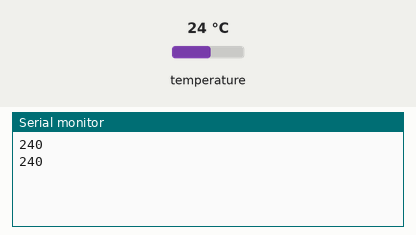
Simulated run of this sketch. Board: Arduino Uno, built with avr-gcc and run on an emulated ATmega328P. Shown: the last lines printed to the serial monitor. Inputs (shaded band) come from the test bench; at power-on: temperature 24 °C. No radio packets arrive unless stated.

Above: at 3.3 s.
3.4 s: temperature set to 12 °C
At 5.4 s:
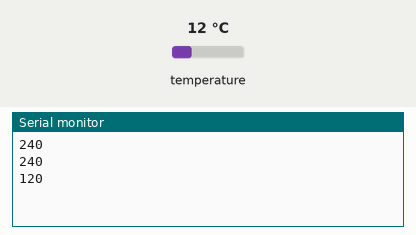
5.9 s: temperature set to 19 °C
At 6.7 s:
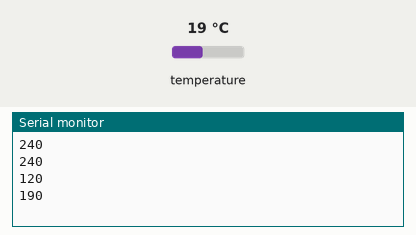
Timing chart, 0 to 8.9 s (numbered marks = the images above; inputs shaded):
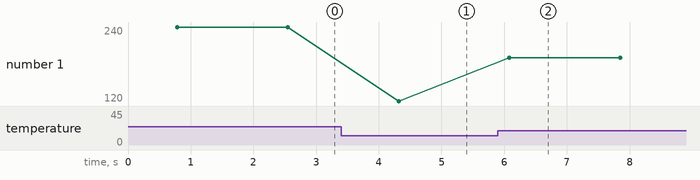

Measured:
- after the input at 3.4 s, the serial monitor: prints a new line after 0.92 s (image 1)
- after the input at 5.9 s, the serial monitor: prints a new line after 0.18 s (image 2)
- plotted number 1: 240 → 120 after the input at 3.4 s, 120 → 190 after the input at 5.9 s

The sketch:

sketch_dec01a.ino
```cpp
#include <SPI.h>
#include <RF24.h>
#include <OneWire.h>
#include <DallasTemperature.h>

#define pinCE   7             // On associe la broche "CE" du NRF24L01 à la sortie digitale D7 de l'arduino
#define pinCSN  8             // On associe la broche "CSN" du NRF24L01 à la sortie digitale D8 de l'arduino
#define tunnel  "PIPE3"       // On définit un "nom de tunnel" (5 caractères), pour pouvoir communiquer d'un NRF24 à l'autre

// Data wire is plugged into pin 2 on the Arduino
#define ONE_WIRE_BUS 2

RF24 radio(pinCE, pinCSN);    // Instanciation du NRF24L01

// Setup a oneWire instance to communicate with any OneWire devices
OneWire oneWire(ONE_WIRE_BUS);

// Pass our oneWire reference to Dallas Temperature.
DallasTemperature sensors(&oneWire);

const byte adresse[6] = tunnel;               // Mise au format "byte array" du nom du tunnel

void setup() {
  Serial.begin(9600);

  radio.begin();                      // Initialisation du module NRF24
  radio.openWritingPipe(adresse);     // Ouverture du tunnel en ÉCRITURE, avec le "nom" qu'on lui a donné
  radio.setPALevel(RF24_PA_MIN);      // Sélection d'un niveau "MINIMAL" pour communiquer (pas besoin d'une forte puissance, pour nos essais)
  radio.stopListening();              // Arrêt de l'écoute du NRF24 (signifiant qu'on va émettre, et non recevoir, ici)

  sensors.begin();
}

void loop() {
  char message[10];     // Message à transmettre à l'autre NRF24 (32 caractères maxi, avec cette librairie)

  sensors.requestTemperatures();
  int temperature = (sensors.getTempCByIndex(0))*10;

  sprintf(message, "%d", temperature);
  Serial.println(message);
  radio.write(&message, sizeof(message));     // Envoi de notre message

  delay(1000);                                // … toutes les secondes !
}
```
